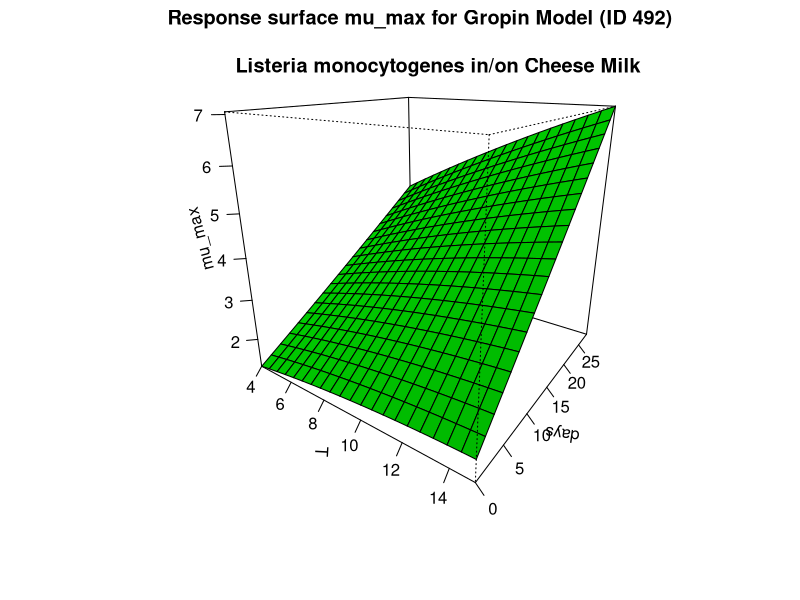

Write R code to recreate this figure.
mode <- 'responsesurface'
lagTime <- 10
logIncrease <- 1
logN0 <- 0
logNEnd <- 10
simTime <- 20
days_kinetic <- 14
T_kinetic <- 9.5
days <- seq(0,28,length.out=21)
T <- seq(4,15,length.out=21)
#############################
# start of Model script
#############################
multVar1 <- T
multVar2 <- days

response_surface <- function(T,days) {
  0.89+0.081*days+0.11*T+0.000192*(days^2)-0.0034*(T^2)+0.0068*T*days
} 
mumax <- outer(multVar1,multVar2,response_surface)
colnames(mumax)<-multVar2
rownames(mumax)<-multVar1

time2Xlog <- lagTime + logIncrease/mumax

q0 <- 1/(exp(lagTime)-1)

t <- seq(0,simTime,length.out = 71)
logN <- function(mumax) {
  A <- t + (1/mumax)*log((exp(-mumax*t)+q0)/(1+q0))
  logN = logN0 + mumax*A - log(1+((exp(mumax*A)-1)/(exp(logNEnd-logN0))))
  return(logN=logN)
}


timeTotal <- rep(t,times=length(mumax))
TempTotal <-rep(rep(T,each=length(t)),times=length(days))
daysTotal <- rep(rep(days,each=length(t)),each=length(T))
mumaxTotal <-rep(mumax,each=length(t))
logNTotal <- unlist(lapply(mumax, logN))

resultTotal <- as.data.frame(cbind(timeTotal,mumaxTotal,logNTotal,TempTotal,daysTotal))
colnames(resultTotal) <- c('time in h',
                           'growthrate in days, polynomial eq.',
                           'log N in CFU/g',
                           'Temperature in C',
                           'days in days')
# output:
## time2Xlog
## t,logN, corresponding parameters as bound df
## responsesurface

#############################
# End of Model script
#############################
#############################
# start of Visualisation script
#############################
if(mode=='responsesurface') {
  persp(multVar1,
        multVar2,
        mumax,
        col = 'green',
        xlab='T',ylab='days',
        zlab='mu_max',
        main='Response surface mu_max for Gropin Model (ID 492)\n
      Listeria monocytogenes in/on Cheese Milk',
        theta=35,
        phi=20,
        shade=0.25,
        ticktype = 'detailed')
}

if(mode=='time2multiply') {
  
  myZ <- paste('time to increase',logIncrease,'step(s)')
  
  persp(multVar1,
        multVar2,
        time2Xlog,
        col = 'green',
        xlab='T',
        ylab='days',
        zlab=myZ,
        main='Time in h to increase log step for Gropin Model (ID 492)\n
       Listeria monocytogenes in/on Cheese Milk',
        theta=125,phi=20,shade=0.25,ticktype = 'detailed')
}

if(mode=='kinetic') {
  mumax_kinetic <- mumax[as.character(T_kinetic),as.character(days_kinetic)]
  parText <- paste0('Temperature = ',
                    T_kinetic,
                    ',\ndays = ', days_kinetic)
  plot(t,logN(mumax_kinetic),
       xlab='t in h',
       ylab='log N in CFU/g',
       main='Growth prediction of Gropin Model (ID 492)\n
       Listeria monocytogenes in/on Cheese Milk')
  text(simTime*0.75,logN(mumax_kinetic)[1],parText)
  
}
#############################
# End of Visualisation script
#############################
